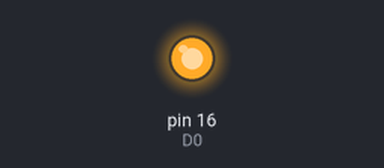
Simulated run of this sketch. Board: Arduino Uno, built with avr-gcc and run on an emulated ATmega328P. Parts: output pins drawn as LEDs (lit = HIGH).

Above: at 0.1 s.
Timing chart, 0 to 1.6 s (numbered marks = the images above):
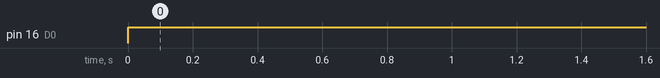

The sketch:

Relay.ino
```cpp
#define D0 16
//#define LED D0
//relay harus ke 3 Volt
//relay 3V gn nyala pas compile
void setup()
{
  pinMode(D0,OUTPUT); // setup output
}

void loop()
{
  digitalWrite(D0,HIGH); // Pin D0 is HIGH

}
```

Measured:
- by itself, pin 16 (D0): LOW → HIGH at 0.00 s
